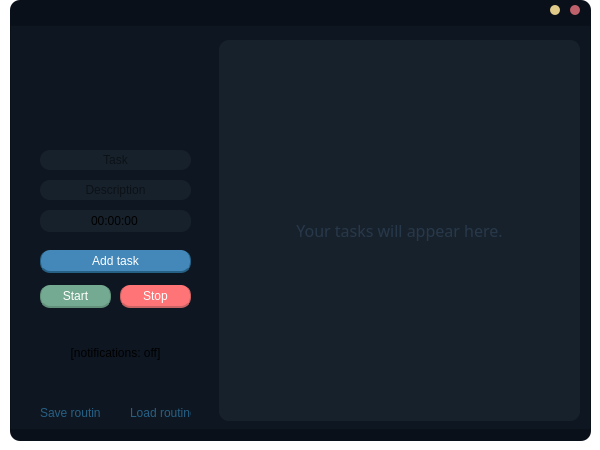
<?xml version="1.0" encoding="UTF-8"?>
<ui version="4.0">
 <class>MainWindow</class>
 <widget class="QMainWindow" name="MainWindow">
  <property name="geometry">
   <rect>
    <x>0</x>
    <y>0</y>
    <width>600</width>
    <height>450</height>
   </rect>
  </property>
  <property name="minimumSize">
   <size>
    <width>600</width>
    <height>450</height>
   </size>
  </property>
  <property name="maximumSize">
   <size>
    <width>600</width>
    <height>450</height>
   </size>
  </property>
  <property name="windowTitle">
   <string>MainWindow</string>
  </property>
  <property name="styleSheet">
   <string notr="true">QMainWindow{

background-color: transparent;

}</string>
  </property>
  <widget class="QWidget" name="centralwidget">
   <widget class="QFrame" name="frame">
    <property name="geometry">
     <rect>
      <x>219</x>
      <y>40</y>
      <width>361</width>
      <height>381</height>
     </rect>
    </property>
    <property name="styleSheet">
     <string notr="true">QFrame{
	background-color: #17212B;
	border-radius: 10px;
}</string>
    </property>
    <property name="frameShape">
     <enum>QFrame::StyledPanel</enum>
    </property>
    <property name="frameShadow">
     <enum>QFrame::Raised</enum>
    </property>
    <layout class="QVBoxLayout" name="verticalLayout">
     <item>
      <widget class="QScrollArea" name="scrollArea">
       <property name="styleSheet">
        <string notr="true">QWidget
{
	background-color: transparent;
}

/* VERTICAL SCROLLBAR */
 QScrollBar:vertical {
	border: none;
background-color: rgb(49, 49, 58);
    width: 14px;
    margin: 15px 0 15px 0;
	border-radius: 0px;
 }

/*  HANDLE BAR VERTICAL */
QScrollBar::handle:vertical {	
	background-color: rgb(87, 87, 96);
	min-height: 30px;
	border-radius: 7px;
}
QScrollBar::handle:vertical:hover{	
background-color: rgb(87, 87, 96);
}
QScrollBar::handle:vertical:pressed {	
	background-color: rgb(87, 87, 96);
}

/* BTN TOP - SCROLLBAR */
QScrollBar::sub-line:vertical {
	border: none;
	background-color: rgb(49, 49, 58);
	height: 15px;
	border-top-left-radius: 7px;
	border-top-right-radius: 7px;
	subcontrol-position: top;
	subcontrol-origin: margin;
}
QScrollBar::sub-line:vertical:hover {	
background-color: rgb(87, 87, 96);
}
QScrollBar::sub-line:vertical:pressed {	
	background-color: rgb(87, 87, 96);
}

/* BTN BOTTOM - SCROLLBAR */
QScrollBar::add-line:vertical {
	border: none;
background-color: rgb(49, 49, 58);
	height: 15px;
	border-bottom-left-radius: 7px;
	border-bottom-right-radius: 7px;
	subcontrol-position: bottom;
	subcontrol-origin: margin;
}
QScrollBar::add-line:vertical:hover {	
background-color: rgb(87, 87, 96);
}
QScrollBar::add-line:vertical:pressed {	
background-color: rgb(87, 87, 96);
}

/* RESET ARROW */
QScrollBar::up-arrow:vertical, QScrollBar::down-arrow:vertical {
	background: none;
}
QScrollBar::add-page:vertical, QScrollBar::sub-page:vertical {
	background: none;
}</string>
       </property>
       <property name="widgetResizable">
        <bool>true</bool>
       </property>
       <widget class="QWidget" name="scrollContent">
        <property name="geometry">
         <rect>
          <x>0</x>
          <y>0</y>
          <width>343</width>
          <height>363</height>
         </rect>
        </property>
        <layout class="QVBoxLayout" name="verticalLayout_2">
         <item>
          <layout class="QVBoxLayout" name="verticalLayout_3">
           <item>
            <widget class="QLabel" name="info_label">
             <property name="font">
              <font>
               <family>Uni Sans</family>
               <pointsize>12</pointsize>
              </font>
             </property>
             <property name="styleSheet">
              <string notr="true">QLabel
{
	
	color: rgb(39, 56, 74);
}</string>
             </property>
             <property name="text">
              <string>Your tasks will appear here.</string>
             </property>
             <property name="alignment">
              <set>Qt::AlignCenter</set>
             </property>
            </widget>
           </item>
          </layout>
         </item>
        </layout>
       </widget>
      </widget>
     </item>
    </layout>
   </widget>
   <widget class="QPushButton" name="addButton">
    <property name="geometry">
     <rect>
      <x>40</x>
      <y>250</y>
      <width>151</width>
      <height>23</height>
     </rect>
    </property>
    <property name="styleSheet">
     <string notr="true">QPushButton{	
	background-color: #4388B9;
	color: #FFFFFF;
	border-radius: 10px;
	padding-top: 0px;
	border-bottom: 2px solid #266084;
	border-left: 1px solid #266084;
	border-right: 1px solid #266084;
	
}

QPushButton:hover{	
	background-color: #5698C1;
	padding-top: 0px;
	border-bottom: 2px solid #266084;
	border-left: 1px solid #266084;
	border-right: 1px solid #266084;
	
}
QPushButton:pressed{	
	background-color: #387CA5;
	color: #FFFFFF;
	border-radius: 10px;
	padding-top: 5px;
	border-top: 2px solid #266084;
	border-left: 1px solid #266084;
	border-right: 1px solid #266084;
	
}</string>
    </property>
    <property name="text">
     <string>Add task</string>
    </property>
   </widget>
   <widget class="QLineEdit" name="input_title">
    <property name="geometry">
     <rect>
      <x>40</x>
      <y>150</y>
      <width>151</width>
      <height>20</height>
     </rect>
    </property>
    <property name="styleSheet">
     <string notr="true">QLineEdit{
background-color: #17212B;
	border-radius: 10px;
}</string>
    </property>
    <property name="alignment">
     <set>Qt::AlignCenter</set>
    </property>
    <property name="placeholderText">
     <string>Task</string>
    </property>
   </widget>
   <widget class="QLineEdit" name="input_description">
    <property name="geometry">
     <rect>
      <x>40</x>
      <y>180</y>
      <width>151</width>
      <height>20</height>
     </rect>
    </property>
    <property name="styleSheet">
     <string notr="true">QLineEdit{
background-color: #17212B;
	border-radius: 10px;
}</string>
    </property>
    <property name="alignment">
     <set>Qt::AlignCenter</set>
    </property>
    <property name="placeholderText">
     <string>Description</string>
    </property>
   </widget>
   <widget class="QTimeEdit" name="input_time">
    <property name="geometry">
     <rect>
      <x>40</x>
      <y>210</y>
      <width>151</width>
      <height>22</height>
     </rect>
    </property>
    <property name="styleSheet">
     <string notr="true">QTimeEdit{

background-color: #17212B;
	border-radius: 10px;

}</string>
    </property>
    <property name="alignment">
     <set>Qt::AlignCenter</set>
    </property>
    <property name="buttonSymbols">
     <enum>QAbstractSpinBox::NoButtons</enum>
    </property>
   </widget>
   <widget class="QFrame" name="frame_2">
    <property name="geometry">
     <rect>
      <x>10</x>
      <y>25</y>
      <width>581</width>
      <height>405</height>
     </rect>
    </property>
    <property name="minimumSize">
     <size>
      <width>0</width>
      <height>405</height>
     </size>
    </property>
    <property name="maximumSize">
     <size>
      <width>16777215</width>
      <height>440</height>
     </size>
    </property>
    <property name="styleSheet">
     <string notr="true">QFrame{
	background-color: #0E1621;
}</string>
    </property>
    <property name="frameShape">
     <enum>QFrame::StyledPanel</enum>
    </property>
    <property name="frameShadow">
     <enum>QFrame::Raised</enum>
    </property>
    <widget class="QPushButton" name="startButton">
     <property name="geometry">
      <rect>
       <x>30</x>
       <y>260</y>
       <width>71</width>
       <height>23</height>
      </rect>
     </property>
     <property name="styleSheet">
      <string notr="true">QPushButton{	
	background-color: rgb(117, 170, 146);
	color: #FFFFFF;
	border-radius: 10px;
	padding-top: 0px;
	border-bottom: 2px solid rgb(99, 144, 123);
	border-left: 1px solid rgb(99, 144, 123);
	border-right: 1px solid rgb(99, 144, 123);
	
}

QPushButton:hover{	
	background-color: rgb(125, 180, 156);
	padding-top: 0px;
	border-bottom: 2px solid rgb(99, 144, 123);
	border-left: 1px solid rgb(99, 144, 123);
	border-right: 1px solid rgb(99, 144, 123);
	
}
QPushButton:pressed{	
	background-color: rgb(105, 160, 136);
	color: #FFFFFF;
	border-radius: 10px;
	padding-top: 5px;
	border-top: 2px solid rgb(99, 144, 123);
	border-left: 1px solid rgb(99, 144, 123);
	border-right: 1px solid rgb(99, 144, 123);
	
}</string>
     </property>
     <property name="text">
      <string>Start</string>
     </property>
    </widget>
    <widget class="QPushButton" name="stopButton">
     <property name="geometry">
      <rect>
       <x>110</x>
       <y>260</y>
       <width>71</width>
       <height>23</height>
      </rect>
     </property>
     <property name="styleSheet">
      <string notr="true">QPushButton{	
	background-color: rgb(255, 116, 118);
	color: #FFFFFF;
	border-radius: 10px;
	padding-top: 0px;
	border-bottom: 2px solid rgb(200, 100, 100);
	border-left: 1px solid rgb(200, 100, 100);
	border-right: 1px solid rgb(200, 100, 100);
	
}

QPushButton:hover{	
	background-color: rgb(255, 132, 132);
	padding-top: 0px;
	border-bottom: 2px solid rgb(200, 100, 100);
	border-left: 1px solid rgb(200, 100, 100);
	border-right: 1px solid rgb(200, 100, 100);
	
}
QPushButton:pressed{	
	background-color: rgb(255, 105, 105);
	color: #FFFFFF;
	border-radius: 10px;
	padding-top: 5px;
	border-top: 2px solid rgb(200, 100, 100);
	border-left: 1px solid rgb(200, 100, 100);
	border-right: 1px solid rgb(200, 100, 100);
	
}</string>
     </property>
     <property name="text">
      <string>Stop</string>
     </property>
    </widget>
    <widget class="QLabel" name="saveButton">
     <property name="geometry">
      <rect>
       <x>30</x>
       <y>380</y>
       <width>61</width>
       <height>16</height>
      </rect>
     </property>
     <property name="cursor">
      <cursorShape>PointingHandCursor</cursorShape>
     </property>
     <property name="styleSheet">
      <string notr="true">QLabel
{
	color: #266084;
}

QLabel:hover
{
	color: #4388B9;
	text-decoration: underline;
}</string>
     </property>
     <property name="text">
      <string>Save routine</string>
     </property>
    </widget>
    <widget class="QLabel" name="loadButton">
     <property name="geometry">
      <rect>
       <x>120</x>
       <y>380</y>
       <width>61</width>
       <height>16</height>
      </rect>
     </property>
     <property name="cursor">
      <cursorShape>PointingHandCursor</cursorShape>
     </property>
     <property name="styleSheet">
      <string notr="true">QLabel
{
	color: #266084;
}

QLabel:hover
{
	color: #4388B9;
	text-decoration: underline;
}</string>
     </property>
     <property name="text">
      <string>Load routine</string>
     </property>
    </widget>
    <widget class="QLabel" name="label">
     <property name="geometry">
      <rect>
       <x>30</x>
       <y>20</y>
       <width>161</width>
       <height>81</height>
      </rect>
     </property>
     <property name="text">
      <string/>
     </property>
     <property name="pixmap">
      <pixmap>rotina.png</pixmap>
     </property>
     <property name="scaledContents">
      <bool>true</bool>
     </property>
    </widget>
    <widget class="QLabel" name="notif_label">
     <property name="geometry">
      <rect>
       <x>60</x>
       <y>320</y>
       <width>91</width>
       <height>16</height>
      </rect>
     </property>
     <property name="text">
      <string>[notifications: off]</string>
     </property>
     <property name="alignment">
      <set>Qt::AlignCenter</set>
     </property>
    </widget>
   </widget>
   <widget class="QFrame" name="frame_3">
    <property name="geometry">
     <rect>
      <x>10</x>
      <y>0</y>
      <width>581</width>
      <height>441</height>
     </rect>
    </property>
    <property name="styleSheet">
     <string notr="true">QFrame
{
	
	border-radius: 10px;
	
	background-color: rgb(10, 16, 25);
}</string>
    </property>
    <property name="frameShape">
     <enum>QFrame::StyledPanel</enum>
    </property>
    <property name="frameShadow">
     <enum>QFrame::Raised</enum>
    </property>
    <widget class="QFrame" name="closeButton">
     <property name="geometry">
      <rect>
       <x>560</x>
       <y>5</y>
       <width>10</width>
       <height>10</height>
      </rect>
     </property>
     <property name="styleSheet">
      <string notr="true">QFrame{
background-color: rgb(191, 97, 106);
border-radius: 5px;
}
QFrame:hover{
background-color: rgb(255, 33, 54);
}</string>
     </property>
     <property name="frameShape">
      <enum>QFrame::StyledPanel</enum>
     </property>
     <property name="frameShadow">
      <enum>QFrame::Raised</enum>
     </property>
    </widget>
    <widget class="QFrame" name="minButton">
     <property name="geometry">
      <rect>
       <x>540</x>
       <y>5</y>
       <width>10</width>
       <height>10</height>
      </rect>
     </property>
     <property name="styleSheet">
      <string notr="true">QFrame{
background-color: rgb(225, 203, 139);
border-radius: 5px;
}
QFrame:hover{
background-color: rgb(255, 225, 90);
}</string>
     </property>
     <property name="frameShape">
      <enum>QFrame::StyledPanel</enum>
     </property>
     <property name="frameShadow">
      <enum>QFrame::Raised</enum>
     </property>
    </widget>
   </widget>
   <zorder>frame_3</zorder>
   <zorder>frame_2</zorder>
   <zorder>addButton</zorder>
   <zorder>input_title</zorder>
   <zorder>input_description</zorder>
   <zorder>input_time</zorder>
   <zorder>frame</zorder>
  </widget>
 </widget>
 <resources/>
 <connections/>
</ui>
